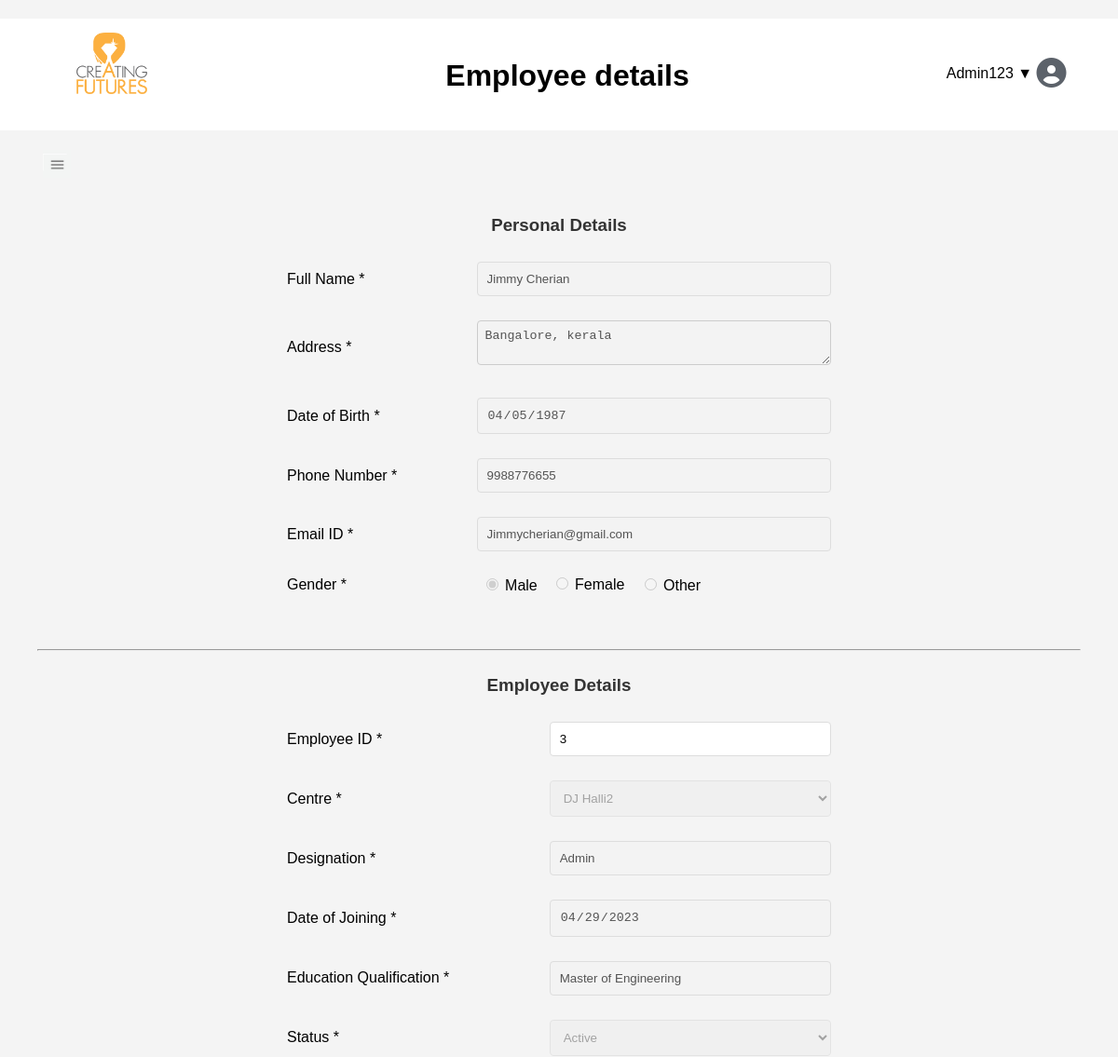
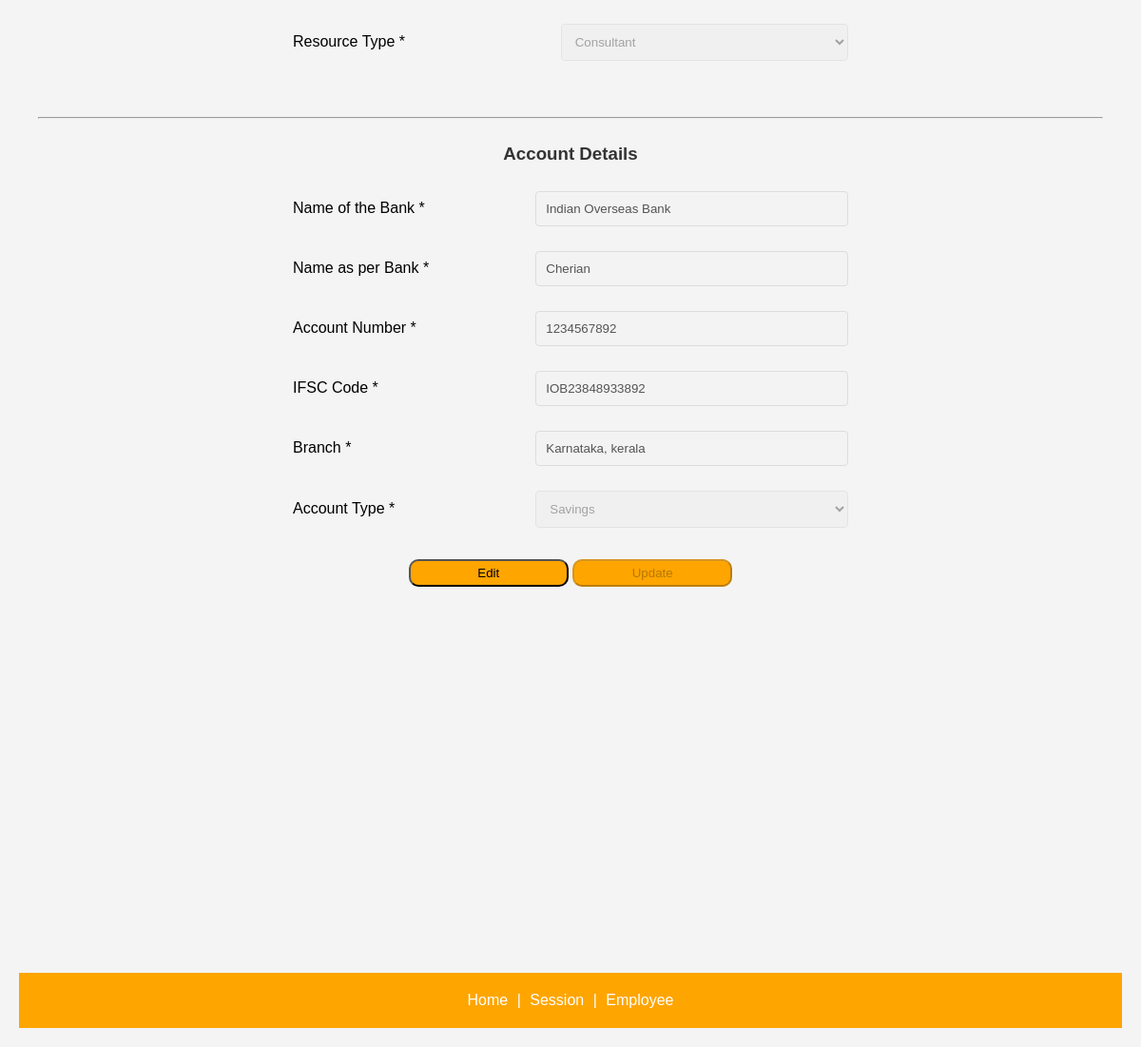
Screenshot of /employee/3/ (signed in) with the database file from the repository (2 pictures, top to bottom).
### Emp_app/models.py (models this page shows)
class AuthUser(models.Model):
    password = models.CharField(max_length=128)
    last_login = models.DateTimeField(blank=True, null=True)
    is_superuser = models.BooleanField()
    username = models.CharField(unique=True, max_length=150)
    last_name = models.CharField(max_length=150)
    email = models.CharField(max_length=254)
    is_staff = models.BooleanField()
    is_active = models.BooleanField()
    date_joined = models.DateTimeField()
    first_name = models.CharField(max_length=150)
    class Meta:
        managed = False
        db_table = 'auth_user'

class EmpDetails(models.Model):
    emp_id = models.AutoField(db_column='EMP_ID', primary_key=True, blank=True)  # Field name made lowercase.
    username = models.ForeignKey('AuthUser', models.DO_NOTHING, db_column='username', to_field='username', blank=True, null=True)
    fullname = models.CharField(max_length=255,blank=True, null=True)
    address = models.CharField(blank=True, null=True,max_length=255)
    dob = models.CharField(max_length=255,db_column='Dob', blank=True, null=True)  # Field name made lowercase.
    phone_number = models.IntegerField(db_column='Phone_Number', blank=True, null=True)  # Field name made lowercase.
    email_id = models.CharField(max_length=255,db_column='Email_Id', blank=True, null=True)  # Field name made lowercase.
    gender = models.CharField(max_length=255,db_column='Gender', blank=True, null=True)  # Field name made lowercase.
    center = models.CharField(max_length=100,db_column='Center', blank=True, null=True)  # Field name made lowercase.
    designation = models.CharField(max_length=255,db_column='Designation', blank=True, null=True)  # Field name made lowercase.
    date_of_joining = models.CharField(max_length=255,db_column='Date_of_Joining', blank=True, null=True)  # Field name made lowercase.
    education_qualification = models.CharField(max_length=255,db_column='Education_Qualification', blank=True, null=True)  # Field name made lowercase.
    status = models.IntegerField(db_column='Status', blank=True, null=True)  # Field name made lowercase.
    resource_type = models.IntegerField(db_column='Resource_Type', blank=True, null=True)  # Field name made lowercase.
    date_of_resigning = models.CharField(max_length=255,db_column='Date_of_resigning', blank=True, null=True)  # Field name made lowercase.
    bank_name = models.CharField(max_length=255,db_column='Bank_Name', blank=True, null=True)  # Field name made lowercase.
    name_as_per_bank = models.CharField(max_length=255,db_column='Name_As_per_Bank', blank=True, null=True)  # Field name made lowercase.
    account_number = models.CharField(db_column='Account_Number', blank=True, null=True, max_length=255)  # Field name made lowercase.
    ifsc = models.CharField(max_length=255,db_column='IFSC', blank=True, null=True)  # Field name made lowercase.
    branch = models.CharField(max_length=255,db_column='Branch', blank=True, null=True)  # Field name made lowercase.
    account_type = models.IntegerField(db_column='Account_Type', blank=True, null=True)  # Field name made lowercase.
    class Meta:
        managed = False
        db_table = 'Emp_details'

### Emp_app/views.py (the view)
# urls.py: path('employee/', views.employee, name='employee'),
@login_required
def employee(request, emp_id=None):
    if request.user.is_staff:
        if emp_id:
            emp_details = get_object_or_404(EmpDetails, emp_id__iexact=emp_id)
        else:
            emp_details = get_object_or_404(EmpDetails, username=request.user.username)
    else:
        emp_details = get_object_or_404(EmpDetails, username=request.user.username)
    return render(request, 'Emp_app/employee.html', {'employee': emp_details})

### Emp_app/templates/Emp_app/employee.html (shortened to what this page needs)
{% extends "Emp_app/base.html" %}
{% block header %}
<div class="fixed-header">
    <h1 style=" margin-top: -25px; ">Employee details</h1>
</div>
{% endblock %}
{% block content %}
<center>
    <form method="POST" action="{% url 'saveemployee' %}" name="employeeForm">
        <br /><br />
        <h3>Personal Details</h3>
        <table name="tblPersonalDetails">
            <tr>
                <td><label for="fullname">Full Name *</label></td>
                <td><input type="text" name="fullname" id="fullname" data-dbname="fullname" required disabled value="{{employee.fullname}}"></td>
            </tr>
            <tr>
                <td><label for="address">Address *</label></td>
                <td><textarea id="address" name="address" data-dbname="address" required disabled value="{{employee.address}}"></textarea></td>
            </tr>
            <tr>
                <td><label for="dateOfBirth">Date of Birth *</label></td>
                <td><input type="date" name="dob" id="dateOfBirth" data-dbname="dob" required disabled value="{{employee.dob}}"></td>
            </tr>
            <tr>
                <td><label for="phoneNumber">Phone Number *</label></td>
                <td><input type="number" name="phonenumber" id="phoneNumber" data-dbname="phone_number" required disabled value="{{employee.phone_number}}"></td>
            </tr>
            <tr>
                <td><label for="emailId">Email ID *</label></td>
                <td><input type="email" name="emailId" id="emailId" data-dbname="email_id" required disabled value="{{employee.email_id}}"></td>
            </tr>
            <tr>
                <td>Gender *</td>
                <td>
                    <div class="male">
                        <input type="radio" id="male" name="gender" value="male" data-dbname="gender" required disabled >
                        <label for="male">Male</label>
                    </div>
                    <div class="female">
                        <input type="radio" id="female" name="gender" value="female" data-dbname="gender" required disabled>
                        <label for="female">Female</label>
                    </div>
                    <div class="other">
                        <input type="radio" id="other" name="gender" value="other" data-dbname="gender" required disabled >
                        <label for="other">Other</label>
                    </div>
                </td>
            </tr>
        </table>
        <br><hr><br>
        <h3>Employee Details</h3>
        <table>
            <tr>
                <td><label for="employeeId">Employee ID *</label></td>
                <td><input type="text" id="employeeId" name="employeeId" data-dbname="emp_id" required readonly value="{{employee.emp_id}}"></td>
            </tr>
            <tr>
                <td><label for="centre">Centre *</label></td>
                <td>
                    <select id="centre" name="center" data-dbname="center" required disabled value="{{employee.center}}">
                        <option value="2">DJ Halli2</option>
                    </select>
                </td>
            </tr>
            <tr>
                <td><label for="designation">Designation *</label></td>
                <td><input type="text" name="designation" id="designation" data-dbname="designation" required disabled value="{{employee.designation}}"></td>
            </tr>
            <tr>
                <td><label for="dateofJoining">Date of Joining *</label></td>
                <td><input type="date" name="dateofJoining" id="dateofJoining" data-dbname="date_of_joining" placeholder="dd-mm-YYYY" required disabled value="{{employee.date_of_joining}}"></td>
            </tr>
            <tr>
                <td><label for="educationQualification">Education Qualification  *</label></td>
                <td><input type="text" name="educationQualification" id="educationQualification" data-dbname="education_qualification" required disabled value="{{employee.education_qualification}}"></td>
            </tr>
            <tr>
                <td><label for="status">Status *</label></td>
                <td>
                    <select id="status" name="status" data-dbname="status" required disabled onchange="handleStatusChange()" value="{{employee.status}}">
                        <option value="1">Active</option>
                    </select>
                </td>
            </tr>
            <tr>
                <td><label for="resourceType">Resource Type *</label></td>
                <td>
                    <select id="resourceType" name="resourceType" data-dbname="resource_type" required disabled value="{{employee.status}}">
                        <option value="3">Consultant</option>
                    </select>
                </td>
            </tr>
        </table>
        <br><hr><br>
        <h3>Account Details</h3>
        <table>
            <tr>
                <td><label for="bankName">Name of the Bank *</label></td>
                <td><input type="text" name="bankName" id="bankName" data-dbname="bank_name" required disabled value="{{employee.bank_name}}"></td>
            </tr>
            <tr>
                <td><label for="nameAsPerBank">Name as per Bank *</label></td>
                <td><input type="text" name="nameAsPerBank" id="nameAsPerBank" data-dbname="name_as_per_bank" required disabled value="{{employee.name_as_per_bank}}"></td>
            </tr>
            <tr>
                <td><label for="accountNumber">Account Number *</label></td>
                <td><input type="text" name="accountNumber" id="accountNumber" data-dbname="account_number" required disabled value="{{employee.account_number}}" oninput="this.value = this.value.replace(/[^0-9]/g, '');"></td>
            </tr>
            <tr>
                <td><label for="ifscCode">IFSC Code *</label></td>
                <td><input type="text" name="ifscCode" id="ifscCode" data-dbname="ifsc" required disabled value="{{employee.ifsc}}"></td>
            </tr>
            <tr>
                <td><label for="branchName">Branch *</label></td>
                <td><input type="text" name="branchName" id="branchName" data-dbname="branch" required disabled value="{{employee.branch}}"></td>
            </tr>
            <tr>
                <td><label for="accountType">Account Type *</label></td>
                <td>
                    <select id="accountType" name="accountType" data-dbname="account_type" required disabled value="{{employee.account_type}}">
                        <option value="1">Savings</option>
                    </select>
                </td>
            </tr>
        </table>
        <div class="button-container">
            <button id="editButton" type="button" onclick="toggleEdit()">Edit</button>
            <button id="updateButton" type="submit" disabled>Update</button>
        </div>
    </form><br><br>
</center>
{% endblock %}

### Emp_app/templates/Emp_app/base.html (shortened to what this page needs)
<!DOCTYPE html>
<html lang="en" xmlns="http://www.w3.org/1999/xhtml">
<head>
</head>
<body>
    <header class="header">
        <img src="/static/cf_logo.png" alt="CF Logo" class="logo">
        <div class="dropdow">
            <span id="Role" class="id-symbol" onclick="toggleDropdown()">
                {{ user.username }} &#9660;
                <i class="fa-solid fa-circle-user fa-2xl" style="color: #5c626a;"></i>
            </span>
        </div>
        {% block header %}
        {% endblock %}
    </header>
    <div class="containers">
        <main class="main-content">
            <button class="sidebar-toggle-btn" onclick="toggleSidebar()">
                <img src="../../static/menuicon.jpg" alt="">
            </button>
            {% block content %}
            {% endblock %}
        </main>
    </div><br />
    <footer class="footer">
        <a href="{% url 'home' %}">Home</a> |
        <a href="{% url 'Session_main' %}">Session</a> |
        <a href="{% url 'employee' %}">Employee</a>
    </footer>
</body>
</html>

### Emp_app/templates/Emp_app/base.html (style rules this page uses)
body, h1, h2, h3 { margin: 0; padding: 0; }
body { margin: 0; padding: 0; background-color: #F5F0EC; font-family: Helvetica; }
html, body { max-width: 100%; overflow-x: hidden; }
.header { background-color: rgb(255, 255, 255); padding: 40px; text-align: center; margin-left: -40px; margin-right: -5%; }
.logo { width: 185px; height: auto; margin-top: -50px; position: absolute; left: 10%; transform: translateX(-50%); }
.dropdow { margin-right: -80%; position: relative; display: inline-block; margin-top: 10px; }
.id-symbol { padding: 10px; cursor: pointer; }
.containers { display: flex; }
.sidebar-toggle-btn { background: none; border: none; cursor: pointer; }
.sidebar-toggle-btn img { width: 30px; height: auto; }
.main-content { flex: 1; padding: 20px; }
.footer { background-color: orange; padding: 20px; text-align: center; color: white; }
.footer a { color: white; text-decoration: none; margin: 0 5px; }

### Emp_app/templates/Emp_app/employee.html (style rules this page uses)
body { font-family: helvetica; padding: 20px; background-color: #f4f4f4; }
h3 { color: #333; margin-bottom: 15px; }
table { width: 100%; max-width: 600px; margin-bottom: 20px; border-collapse: collapse; }
td { padding: 8px; }
input[type="text"], input[type="date"], input[type="number"], input[type="email"], textarea, select { width: 100%; padding: 10px; margin: 5px 0; border: 1px solid #ddd; border-radius: 4px; box-sizing: border-box; }
Textarea { resize: vertical; width: 100%; padding: 8px; border: 1px solid #ccc; border-radius: 4px; margin-bottom: 10px; }
#editButton { width: 15%; border-radius: 10px; background-color: orange; cursor: pointer; padding: 5px; }
#updateButton { width: 15%; border-radius: 10px; background-color: orange; cursor: pointer; padding: 5px; }
.male { padding: 5px; }
.female { padding: 5px; margin-top: -31px; margin-left: 75px }
.other { padding: 5px; margin-top: -29px; margin-left: 170px; }
.button-container { text-align: center; }

### rows the page displays
EmpDetails: fullname "Jimmy Cherian", address "Bangalore, kerala", dob "04/05/1987", phonenumber "9988776655", emailId "Jimmycherian@gmail.com", employeeId "3", center "DJ Halli2", designation "Admin", dateofJoining "04/29/2023", educationQualification "Master of Engineering", status "Active", resourceType "Consultant", bankName "Indian Overseas Bank", nameAsPerBank "Cherian", accountNumber "1234567892", ifscCode "IOB23848933892", branchName "Karnataka, kerala", accountType "Savings"

### other values shown
{{ user.username }} "Admin123"
